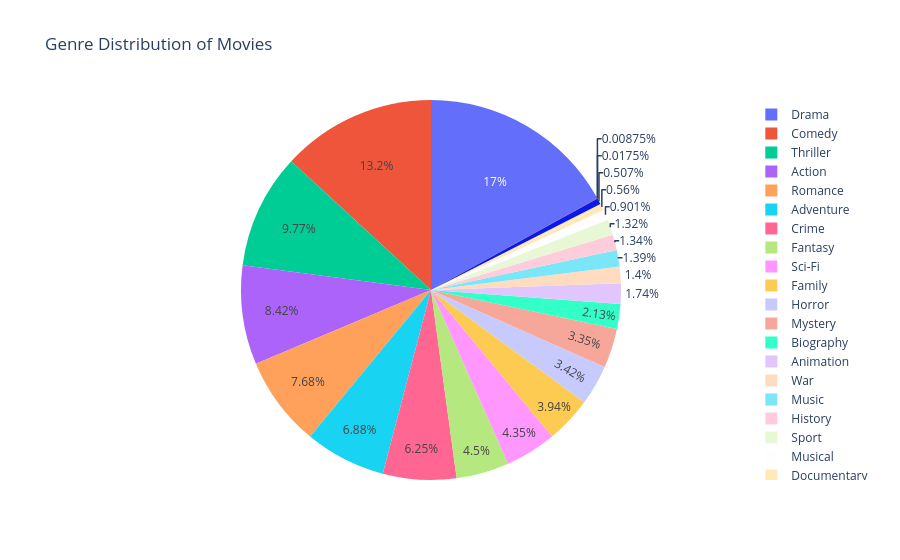

The cell this chart's notebook holds for it:
### Code cell
import pandas as pd
import plotly.express as px
import plotly.graph_objects as go

df = pd.read_csv("IMDB_Movies.csv", encoding='windows-1252')
data = df.copy()

# Split genres and count occurrences
# Assuming genres are separated by '|'
all_genres = df['genres'].str.split('|').explode().value_counts()

# Convert to a DataFrame for Plotly
genre_counts = all_genres.reset_index()
genre_counts.columns = ['Genre', 'Count']

# Plot the pie chart
fig = px.pie(genre_counts, values='Count', names='Genre', title='Genre Distribution of Movies')
fig.show()

### Figure 1 — Plotly figure (JSON) as saved in the notebook; plotly's stock layout.template omitted (floating-point values rounded to 4 significant figures)
{"data": [{"domain": {"x": [0, 1], "y": [0, 1]}, "hovertemplate": "Genre=%{label}<br>Count=%{value}<extra></extra>", "labels": ["Drama", "Comedy", "Thriller", "Action", "Romance", "Adventure", "Crime", "Fantasy", "Sci-Fi", "Family", "Horror", "Mystery", "Biography", "Animation", "War", "Music", "History", "Sport", "Musical", "Documentary", "Western", "Short", "Film-Noir"], "legendgroup": "", "name": "", "showlegend": true, "type": "pie", "values": [1941, 1504, 1117, 962, 878, 787, 714, 514, 497, 450, 391, 383, 243, 199, 160, 159, 153, 151, 103, 64, 58, 2, 1]}], "layout": {"autosize": true, "legend": {"tracegroupgap": 0}, "title": {"text": "Genre Distribution of Movies"}}}
